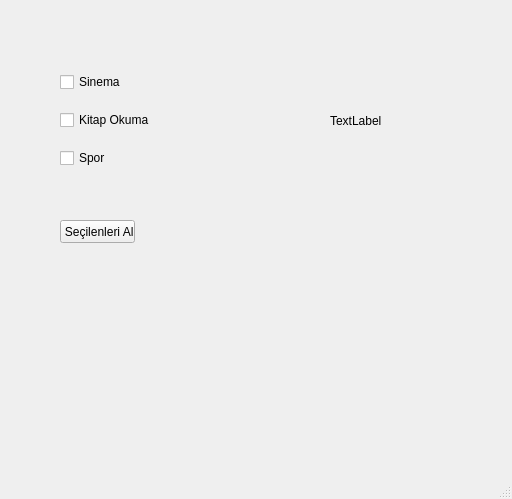
<?xml version="1.0" encoding="UTF-8"?>
<ui version="4.0">
 <class>MainWindow</class>
 <widget class="QMainWindow" name="MainWindow">
  <property name="geometry">
   <rect>
    <x>0</x>
    <y>0</y>
    <width>512</width>
    <height>499</height>
   </rect>
  </property>
  <property name="windowTitle">
   <string>MainWindow</string>
  </property>
  <widget class="QWidget" name="centralwidget">
   <widget class="QPushButton" name="pushButton">
    <property name="geometry">
     <rect>
      <x>60</x>
      <y>220</y>
      <width>75</width>
      <height>23</height>
     </rect>
    </property>
    <property name="text">
     <string> Seçilenleri Al</string>
    </property>
   </widget>
   <widget class="QLabel" name="lblResult">
    <property name="geometry">
     <rect>
      <x>330</x>
      <y>80</y>
      <width>91</width>
      <height>81</height>
     </rect>
    </property>
    <property name="text">
     <string>TextLabel</string>
    </property>
   </widget>
   <widget class="QWidget" name="">
    <property name="geometry">
     <rect>
      <x>60</x>
      <y>60</y>
      <width>161</width>
      <height>121</height>
     </rect>
    </property>
    <layout class="QVBoxLayout" name="verticalLayout">
     <item>
      <widget class="QCheckBox" name="cbsinema">
       <property name="text">
        <string>Sinema</string>
       </property>
      </widget>
     </item>
     <item>
      <widget class="QCheckBox" name="cbKitapOkuma">
       <property name="text">
        <string>Kitap Okuma</string>
       </property>
      </widget>
     </item>
     <item>
      <widget class="QCheckBox" name="checkBox_2">
       <property name="text">
        <string>Spor</string>
       </property>
      </widget>
     </item>
    </layout>
   </widget>
  </widget>
  <widget class="QMenuBar" name="menubar">
   <property name="geometry">
    <rect>
     <x>0</x>
     <y>0</y>
     <width>512</width>
     <height>21</height>
    </rect>
   </property>
  </widget>
  <widget class="QStatusBar" name="statusbar"/>
 </widget>
 <resources/>
 <connections/>
</ui>
